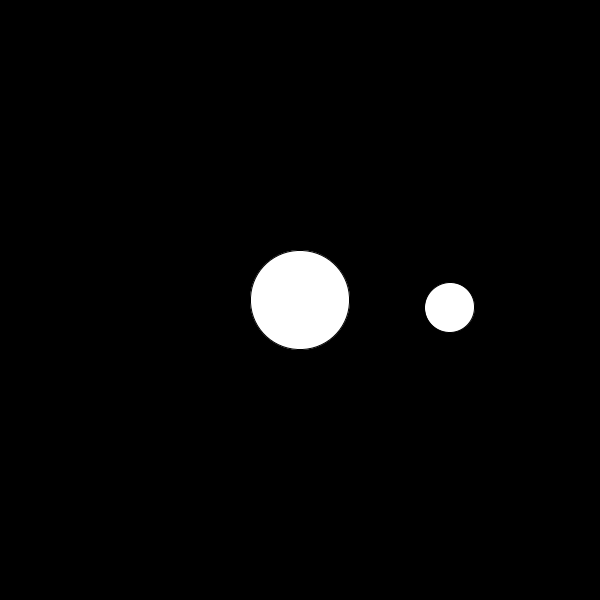
Frame 1 (no input)
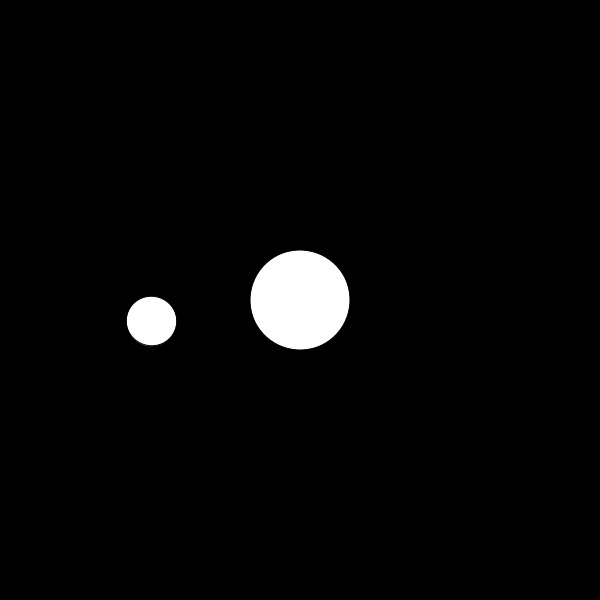
Frame 60 (the mouse pressed at the canvas centre just before this capture)
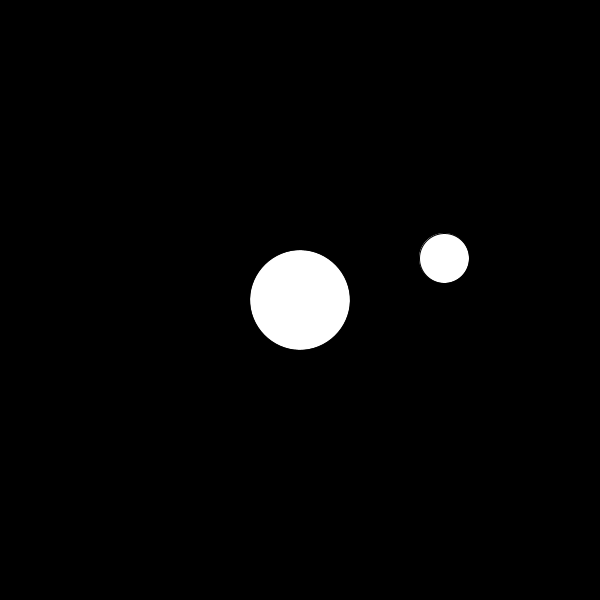
Frame 120 (the mouse held since frame 60 and released just before this capture)

The Processing sketch that drew these frames (run headless with seeded random() and noise(); from frame 60 on, the mouse is pressed at the canvas centre):

// Processing sketch: w14_03
// ── w14_03.pde
// this code draws an system where one ellipse rotates around another.
// replace this drawing code with a function that can be used to 
// draw the system repeatedly, like "drawSystem()". It should
// take arguments that allow parameters of the system to be customized,
// like the distance between each ellipse, the speed of rotation, and 
// the size of the ellipses.
// use your function to draw the system multiple times in the sketch
// as seen in the example gif.

void setup() {
  size(600, 600);
}

void draw() {
  background(0);
  pushMatrix();
  translate(width/2, height/2);
  rotate(frameCount * 0.05);
  ellipse(0, 0, 100, 100);

  pushMatrix();
  translate(150, 0);
  ellipse(0, 0, 50, 50);
  popMatrix();
  
  popMatrix();
}
